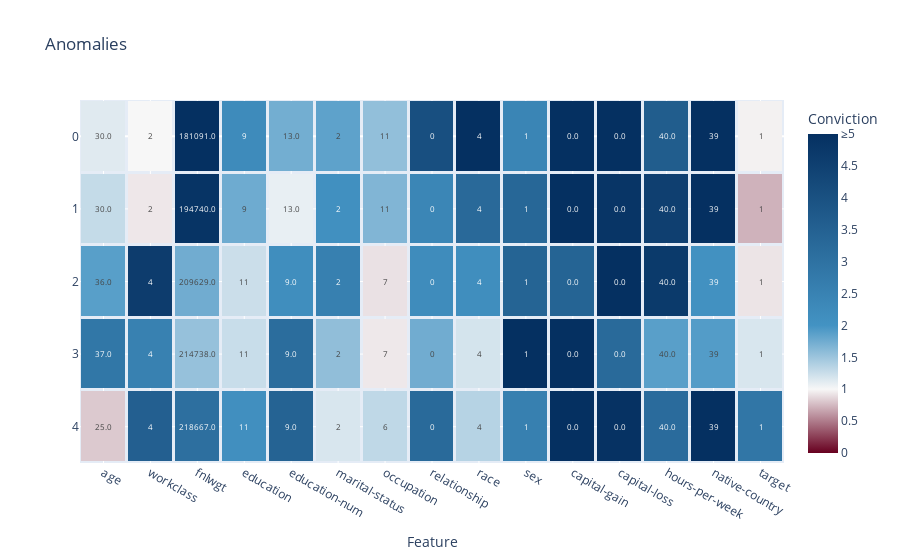

This figure's notebook cell:
### Code cell
plot_anomalies(inliers, global_case_feature_residual_convictions)

### Figure 1 — Plotly figure (JSON) as saved in the notebook; plotly's stock layout.template omitted (floating-point values rounded to 4 significant figures)
{"data": [{"coloraxis": "coloraxis", "hovertemplate": "Conviction=%{z}", "name": "Outliers", "text": [["30.0", "2", "181091.0", "9", "13.0", "2", "11", "0", "4", "1", "0.0", "0.0", "40.0", "39", "1", "0.1401816300383535", "624", "ebadb382-c6e7-444c-bc5b-c8dcdd2394f0", "1.350290460570392", "inlier"], ["30.0", "2", "194740.0", "9", "13.0", "2", "11", "0", "4", "1", "0.0", "0.0", "40.0", "39", "1", "0.1416779430740794", "201", "ebadb382-c6e7-444c-bc5b-c8dcdd2394f0", "1.3552980872063318", "inlier"], ["36.0", "4", "209629.0", "11", "9.0", "2", "7", "0", "4", "1", "0.0", "0.0", "40.0", "39", "1", "0.1462273490567499", "404", "ebadb382-c6e7-444c-bc5b-c8dcdd2394f0", "0.9951449565899738", "inlier"], ["37.0", "4", "214738.0", "11", "9.0", "2", "7", "0", "4", "1", "0.0", "0.0", "40.0", "39", "1", "0.14904393617837214", "177", "ebadb382-c6e7-444c-bc5b-c8dcdd2394f0", "1.0151686228092835", "inlier"], ["25.0", "4", "218667.0", "11", "9.0", "2", "6", "0", "4", "1", "0.0", "0.0", "40.0", "39", "1", "0.15369558373888556", "881", "ebadb382-c6e7-444c-bc5b-c8dcdd2394f0", "1.0431513012496483", "inlier"]], "texttemplate": "%{text}", "type": "heatmap", "x": ["age", "workclass", "fnlwgt", "education", "education-num", "marital-status", "occupation", "relationship", "race", "sex", "capital-gain", "capital-loss", "hours-per-week", "native-country", "target"], "xgap": 3, "y": [0, 1, 2, 3, 4], "ygap": 3, "z": [[1.127, 1.002, 6.086, 2.252, 1.732, 1.848, 1.562, 4.057, 5.079, 2.427, 5.82, 12.56, 3.651, 22.39, 0.9739], [1.283, 0.9364, 4.881, 1.759, 1.083, 2.096, 1.655, 2.384, 3.278, 3.34, 8.406, 4.834, 4.533, 7.487, 0.7204], [1.883, 4.632, 1.746, 1.246, 2.165, 2.572, 0.9127, 2.205, 2.153, 3.433, 3.435, 5.822, 4.694, 2.059, 0.922], [2.861, 2.542, 1.537, 1.259, 3.149, 1.568, 0.9388, 1.745, 1.193, 4.997, 12.55, 3.25, 1.878, 1.909, 1.175], [0.813, 3.57, 3.087, 2.109, 3.464, 1.175, 1.313, 3.244, 1.359, 2.584, 36.9, 4.929, 3.206, 5.671, 2.875]]}], "layout": {"coloraxis": {"cmax": 5, "cmin": 0, "colorbar": {"ticktext": ["0", "0.5", "1", "1.5", "2", "2.5", "3", "3.5", "4", "4.5", "≥5"], "tickvals": [0, 0.5, 1, 1.5, 2, 2.5, 3, 3.5, 4, 4.5, 5], "title": {"text": "Conviction"}}, "colorscale": [[0, "rgb(103,0,31)"], [0.2, "rgb(247, 247, 247)"], [0.4, "rgb(67,147,195)"], [1, "rgb(5,48,97)"]]}, "title": {"text": "Anomalies"}, "xaxis": {"anchor": "y", "domain": [0, 1], "title": {"text": "Feature"}}, "yaxis": {"anchor": "x", "autorange": "reversed", "domain": [0, 1], "title": {}}}}
